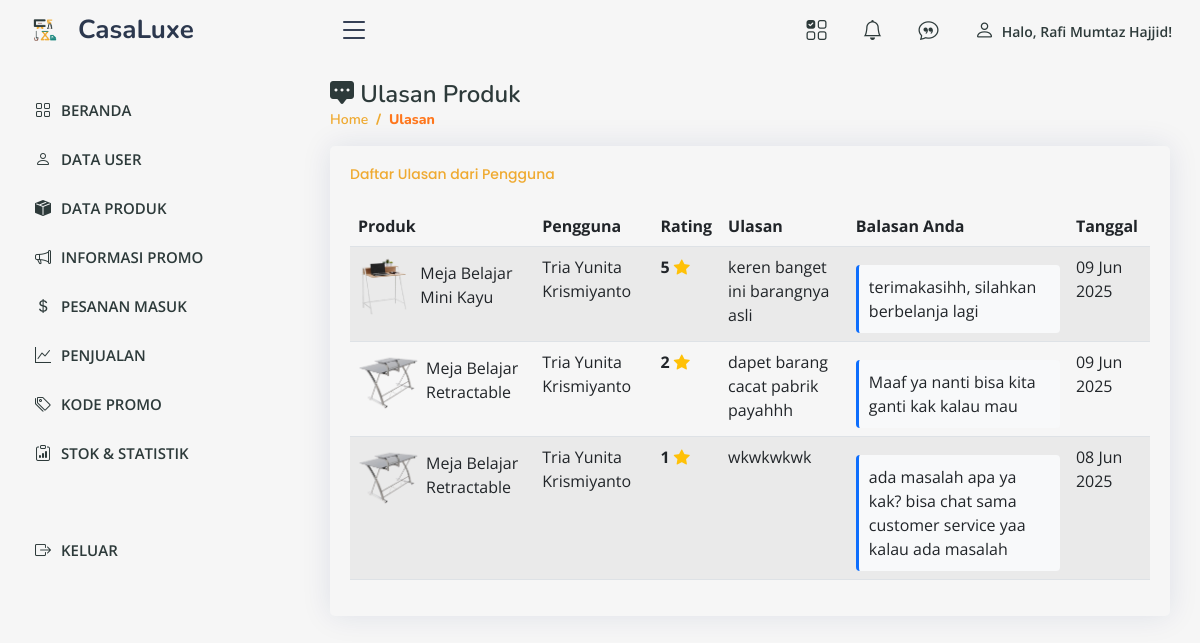
The page /admin/review.php (signed in) on the database as committed earlier.
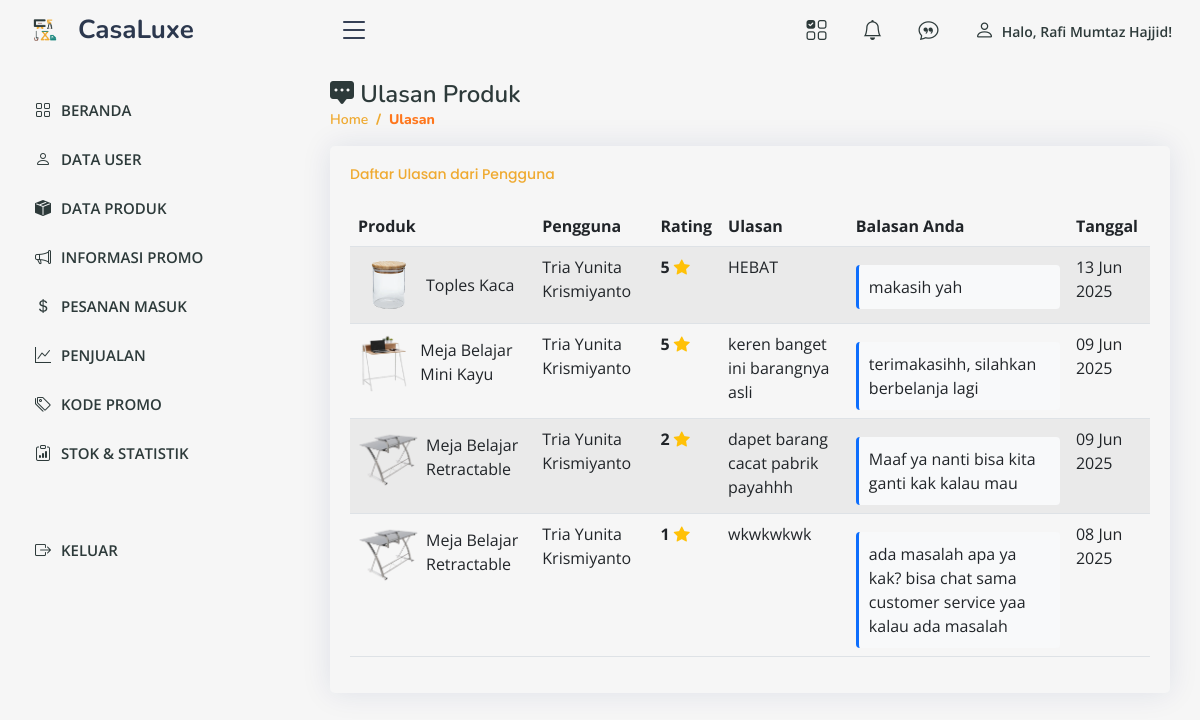
The same page on the database as committed later.
### tables this page shows
CREATE TABLE `review_produk` (
  `id_review` int(11) NOT NULL,
  `id_user` int(11) NOT NULL,
  `id_produk` int(11) NOT NULL,
  `id_pesanan` int(11) NOT NULL,
  `rating_produk` int(11) NOT NULL,
  `rating_pelayanan` int(11) NOT NULL,
  `rating_pengiriman` int(11) NOT NULL,
  `komentar` text DEFAULT NULL,
  `komentar_admin` varchar(255) DEFAULT NULL,
  `tanggal_review` datetime DEFAULT current_timestamp(),
  `notifikasi_status` tinyint(1) NOT NULL DEFAULT 0
);

CREATE TABLE `produk` (
  `id_produk` int(11) NOT NULL,
  `nama_produk` varchar(255) NOT NULL,
  `deskripsi` text NOT NULL,
  `harga` decimal(10,2) NOT NULL,
  `stok` int(11) NOT NULL,
  `id_kategori` int(11) NOT NULL,
  `created_at` datetime NOT NULL,
  `updated_at` datetime NOT NULL,
  `gambar` varchar(255) NOT NULL
);

CREATE TABLE `user` (
  `id_user` int(11) NOT NULL,
  `nama` varchar(255) NOT NULL,
  `email` varchar(255) NOT NULL,
  `password` varchar(255) NOT NULL,
  `no_tlp` varchar(50) DEFAULT NULL,
  `alamat` text DEFAULT NULL,
  `level` enum('admin','user','cs') NOT NULL,
  `foto` varchar(255) NOT NULL,
  `active` datetime DEFAULT NULL
);

### admin/review.php (the view, shortened to what this page needs)
<?php
include('../db.php');
$page = "review";
$sql = "SELECT rp.id_review, rp.id_produk, rp.rating_produk, rp.komentar, rp.tanggal_review, rp.komentar_admin,
        p.nama_produk, p.gambar, u.nama
        FROM review_produk rp
        JOIN produk p ON rp.id_produk = p.id_produk
        JOIN user u ON rp.id_user = u.id_user
        ORDER BY rp.tanggal_review DESC";
$result = mysqli_query($kon, $sql);
if ($result) {
    $reviews = mysqli_fetch_all($result, MYSQLI_ASSOC);
} else {
    $errorMessage = "Gagal mengambil data ulasan: " . mysqli_error($kon);
    $reviews = [];
}
?>
<!DOCTYPE html>
<html lang="en">
<head>
    <link href="../assets/vendor/bootstrap/css/bootstrap.min.css" rel="stylesheet">
    <link href="../assets/vendor/bootstrap-icons/bootstrap-icons.css" rel="stylesheet">
    <link href="../assets/vendor/boxicons/css/boxicons.min.css" rel="stylesheet">
    <link href="../assets/vendor/quill/quill.snow.css" rel="stylesheet">
    <link href="../assets/vendor/quill/quill.bubble.css" rel="stylesheet">
    <link href="../assets/vendor/remixicon/remixicon.css" rel="stylesheet">
    <link href="../assets/vendor/simple-datatables/style.css" rel="stylesheet">
    <link href="../assets/css/style.css" rel="stylesheet">
</head>
<body>
    <?php require "atas.php"; ?>
    <?php require "menu.php"; ?>
    <main id="main" class="main">
        <div class="pagetitle">
            <h1><i class="bi bi-chat-square-dots-fill"></i> Ulasan Produk</h1>
            <nav>
                <ol class="breadcrumb">
                    <li class="breadcrumb-item"><a href="index.php">Home</a></li>
                    <li class="breadcrumb-item active">Ulasan</li>
                </ol>
            </nav>
        </div>
        <section class="section">
            <div class="card">
                <div class="card-body">
                    <h5 class="card-title">Daftar Ulasan dari Pengguna</h5>
                    <div class="table-responsive">
                        <table class="table table-striped">
                            <thead>
                                <tr>
                                    <th>Produk</th>
                                    <th>Pengguna</th>
                                    <th>Rating</th>
                                    <th>Ulasan</th>
                                    <th>Balasan Anda</th>
                                    <th>Tanggal</th>
                                </tr>
                            </thead>
                            <tbody>
                                <?php foreach ($reviews as $review): ?>
                                    <tr>
                                        <td>
                                            <div class="d-flex align-items-center">
                                                <img src="../uploads/<?= htmlspecialchars($review['gambar']); ?>" alt="<?= htmlspecialchars($review['nama_produk']); ?>" class="product-img me-2">
                                                <span><?= htmlspecialchars($review['nama_produk']); ?></span>
                                            </div>
                                        </td>
                                        <td><?= htmlspecialchars($review['nama']); ?></td>
                                        <td>
                                            <span class="fw-bold"><?= htmlspecialchars($review['rating_produk']); ?></span>
                                            <i class="bi bi-star-fill rating-star"></i>
                                        </td>
                                        <td><?= htmlspecialchars($review['komentar']); ?></td>
                                        <td>
                                            <?php if (empty($review['komentar_admin'])): ?>
                                                <form method="POST">
                                                    <input type="hidden" name="id_review" value="<?= $review['id_review']; ?>">
                                                    <div class="input-group">
                                                        <textarea name="response" class="form-control" rows="2" placeholder="Ketik balasan..." required></textarea>
                                                        <button type="submit" class="btn btn-primary btn-sm"><i class="bi bi-send"></i></button>
                                                    </div>
                                                </form>
                                            <?php else: ?>
                                                <div class="admin-reply">
                                                    <?= htmlspecialchars($review['komentar_admin']); ?>
                                                </div>
                                            <?php endif; ?>
                                        </td>
                                        <td><?= date('d M Y', strtotime($review['tanggal_review'])); ?></td>
                                    </tr>
                                <?php endforeach; ?>
                            </tbody>
                        </table>
                    </div>
                </div>
            </div>
        </section>
    </main>
</body>
</html>

### admin/atas.php (shortened to what this page needs)
<header id="header" class="header fixed-top d-flex align-items-center">
  <div class="container-fluid d-flex align-items-center justify-content-between">
    <div class="d-flex align-items-center">
      <a href="index.php" class="logo d-flex align-items-center">
        <img src="../assets/img/LOGOCASALUXE2.png" alt="logo">
        <span class="d-none d-lg-block">&nbsp; CasaLuxe</span>
      </a>
      <i class="bi bi-list toggle-sidebar-btn ms-3"></i>
    </div>
    <nav class="header-nav">
      <ul class="d-flex align-items-center mb-0">
        <li class="nav-item pe-4">
          <a class="nav-link nav-profile d-flex align-items-center pe-1" href="kategori.php">
            <span class="d-none d-md-block ps-2"><i style="font-size: 20px" class="bi bi-ui-checks-grid"></i></span>
          </a>
        </li>
        <li class="nav-item pe-4">
          <a class="nav-link nav-profile d-flex align-items-center pe-1" href="notifikasi.php">
            <span class="d-none d-md-block ps-2"><i style="font-size: 20px" class="bi bi-bell"></i></span>
          </a>
        </li>
        <li class="nav-item pe-4">
          <a class="nav-link nav-profile d-flex align-items-center pe-1" href="review.php">
            <span class="d-none d-md-block ps-2"><i style="font-size: 20px" class="bi bi-chat-quote"></i></span>
          </a>
        </li>
        <li class="nav-item pe-3">
          <a class="nav-link nav-profile d-flex align-items-center pe-0" href="profil.php">
            <span class="d-none d-md-block ps-2"><i style="font-size: 20px" class="bi bi-person"></i>&nbsp; Halo, <?= $_SESSION["admin"] ?>!</span>
          </a>
        </li>
      </ul>
    </nav>
  </div>
</header>

### admin/menu.php (shortened to what this page needs)
<aside id="sidebar" class="sidebar">
    <ul class="sidebar-nav" id="sidebar-nav">
      <li class="nav-item">
        <a class="nav-link <?php if($page == "dashboard"){ echo "collapsed"; } ?>" href="index.php">
          <i class="bi bi-grid"></i>
          <span>BERANDA</span>
        </a>
      </li>
      <li class="nav-item">
        <a class="nav-link <?php if($page == "user"){ echo "collapsed"; } ?>" href="user.php">
          <i class="bi bi-person"></i>
          <span>DATA USER</span>
        </a>
      </li>
      <li class="nav-item">
        <a class="nav-link <?php if($page == "produk"){ echo "collapsed"; } ?>" href="produk.php">
          <i class="bi bi-box-seam-fill"></i>
          <span>DATA PRODUK</span>
        </a>
      </li>
      <li class="nav-item">
        <a class="nav-link <?php if($page == "info"){ echo "collapsed"; } ?>" href="informasipromo.php">
          <i class="bi bi-megaphone"></i>
          <span>INFORMASI PROMO</span>
        </a>
      </li>
      <li class="nav-item">
        <a class="nav-link <?php if($page == "order"){ echo "collapsed"; } ?>" href="order.php">
          <i class="bi bi-currency-dollar"></i>
          <span>PESANAN MASUK</span>
        </a>
      </li>
      <li class="nav-item">
        <a class="nav-link <?php if($page == "penjualan"){ echo "collapsed"; } ?>" href="penjualan.php">
          <i class="bi bi-graph-up"></i>
          <span>PENJUALAN</span>
        </a>
      </li>
      <li class="nav-item">
        <a class="nav-link <?php if($page == "promo"){ echo "collapsed"; } ?>" href="promo.php">
          <i class="bi bi-tags"></i>
          <span>KODE PROMO</span>
        </a>
      </li>
      <li class="nav-item">
        <a class="nav-link <?php if($page == "statistik"){ echo "collapsed"; } ?>" href="stok_produk.php">
          <i class="bi bi-clipboard-data"></i>
          <span>STOK & STATISTIK</span>
        </a>
      </li>
      <br>
      <br>
      <li class="nav-item">
        <a class="nav-link" href="logout.php">
          <i class="bi bi-box-arrow-right"></i>
          <span>KELUAR</span>
        </a>
      </li>
    </ul>
</aside>

### assets/css/style.css (style rules this page uses)
:root { scroll-behavior: smooth; }
body { font-family: "Open Sans", sans-serif; background: #f6f6f6; color: #2D3A3A; }
a { color: #2D3A3A; text-decoration: none; }
h1, h2, h3, h4, h5, h6 { font-family: "Nunito", sans-serif; }
#main { margin-top: 60px; padding: 20px 30px; transition: all 0.3s; }
.pagetitle { margin-bottom: 10px; }
.pagetitle h1 { font-size: 24px; margin-bottom: 0; font-weight: 600; color: #2D3A3A; }
.card { margin-bottom: 30px; border: none; border-radius: 5px; box-shadow: 0px 0 30px rgba(1, 41, 112, 0.1); background-color: #f6f6f6; }
.card-title { padding: 20px 0 15px 0; font-size: 14px; font-weight: 500; color: #EFAA31; font-family: "Poppins", sans-serif; }
.card-body { padding: 0 20px 20px 20px; }
.breadcrumb { font-size: 14px; font-family: "Nunito", sans-serif; color: #EFAA31; font-weight: 600; }
.breadcrumb a { color: #EFAA31; transition: 0.3s; }
.breadcrumb .breadcrumb-item::before { color: #EFAA31; }
.breadcrumb .active { color: #ff771d; font-weight: 800; }
.logo { line-height: 1; }
@media (min-width: 1200px) { .logo { width: 280px; } }
.logo img { max-height: 26px; margin-right: 6px; }
.logo span { font-size: 26px; font-weight: 700; color: #2c384e; font-family: "Nunito", sans-serif; }
.header { transition: all 0.5s; z-index: 997; height: 60px; background-color: transparent; padding-left: 20px; }
.header .toggle-sidebar-btn { font-size: 32px; padding-left: 10px; cursor: pointer; color: #2c384e; }
.header-nav ul { list-style: none; }
.header-nav > ul { margin: 0; padding: 0; }
.header-nav .nav-profile { color: #2D3A3A; }
.header-nav .nav-profile span { font-size: 14px; font-weight: 600; }
.sidebar { position: fixed; top: 60px; left: 0; bottom: 0; width: 300px; z-index: 996; transition: all 0.3s; padding: 20px; overflow-y: auto; scrollbar-width: thin; scrollbar-color: #aab7cf transparent; background-color: transparent; }
@media (min-width: 1200px) { #main, #footer { margin-left: 300px; } }
.sidebar-nav { padding: 0; margin: 0; list-style: none; }
.sidebar-nav li { padding: 0; margin: 0; list-style: none; }
.sidebar-nav .nav-item { margin-bottom: 5px; }
.sidebar-nav .nav-link { display: flex; align-items: center; font-size: 15px; font-weight: 600; color: #2D3A3A; transition: 0.3; background: transparent; padding: 10px 15px; border-radius: 4px; }
.sidebar-nav .nav-link i { font-size: 16px; margin-right: 10px; color: #2D3A3A; }

### admin/review.php (style rules this page uses)
.product-img { width: 60px; height: 60px; object-fit: cover; border-radius: 5px; }
.rating-star { color: #ffc107; }
.admin-reply { background-color: #f8f9fa; border-left: 3px solid #0d6efd; padding: 10px; margin-top: 10px; border-radius: 4px; }

Rows that differ between the two databases and show on the page:
added review_produk: id_produk.gambar (picture), id_produk.nama_produk "Toples Kaca", id_user.nama "Tria Yunita Krismiyanto", rating_produk "5", komentar "HEBAT", komentar_admin "makasih yah", tanggal_review "13 Jun 2025"
